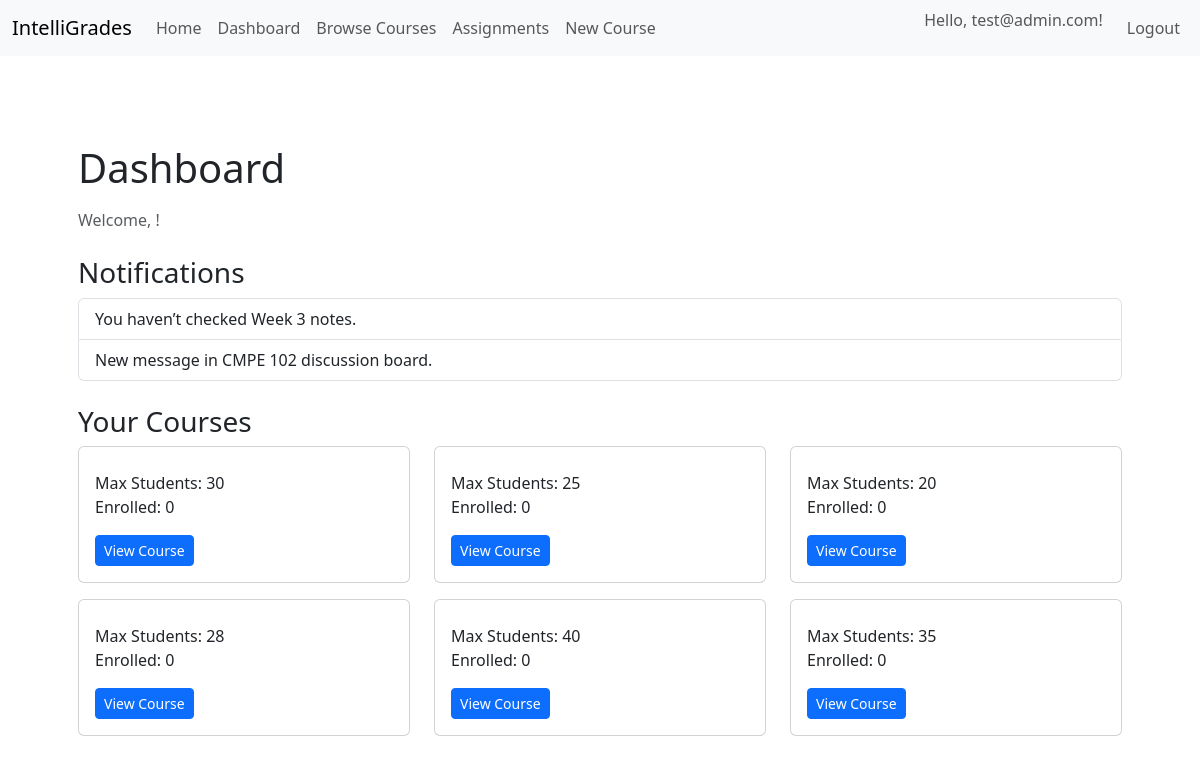
The app's page /dashboard (signed in) with its own data.
### app/models.py (models this page shows, shortened)
class User(UserMixin, db.Model):
    __tablename__ = 'users'
    ROLE_STUDENT = "student"
    ROLE_PROFESSOR = "professor"
    ROLE_ADMIN = "admin"
    id = db.Column(db.Integer, primary_key=True)
    password_hash = db.Column(db.String(255), nullable=False)
    email = db.Column(db.String(100), unique=True, nullable=False)
    avatar_url = db.Column(db.String(400), nullable=True)
    role = db.Column(db.String(32), default=ROLE_STUDENT, nullable=False)
    created_at = db.Column(db.DateTime, default=datetime.utcnow, nullable=False)
    courses = db.relationship(
        "Course",
        secondary="enrollments",
        backref="students",
        lazy="dynamic",
    )
    @property
    def is_student(self):
        return self.role == self.ROLE_STUDENT
    @property
    def is_professor(self):
        return self.role == self.ROLE_PROFESSOR
    @property
    def is_admin(self):
        return self.role == self.ROLE_ADMIN

class Course(db.Model):
    __tablename__ = 'courses'
    id = db.Column(db.Integer, primary_key=True)
    code = db.Column(db.String(32), unique=True, nullable=False)
    title = db.Column(db.String(128), nullable=False)
    description = db.Column(db.Text)
    credits = db.Column(db.Integer, nullable=False)  # number of units/credits
    professor = db.Column(db.String(128), nullable=True)
    professor_id = db.Column(db.Integer, db.ForeignKey('users.id'), nullable=True)
    professor_user = db.relationship(
        'User',
        foreign_keys=[professor_id],
        backref='created_courses'
    )
    availability = db.Column(db.Boolean, default=True)
    format = db.Column(db.String(32), default='online')
    max_students = db.Column(db.Integer)
    created_at = db.Column(db.DateTime, default=datetime.utcnow)
    enrollments_rel = db.relationship(
        'Enrollment',
        backref='course',
        lazy='dynamic',
        cascade='all,delete-orphan'
    )
    assignments = db.relationship(
        'Assignment',
        back_populates='course',
        lazy='dynamic',
        cascade='all,delete-orphan'
    )
    def get_student_count(self):
        return self.enrollments_rel.count()

### app/main/routes.py (the view)
@main_bp.route('/dashboard')
@login_required
def dashboard():
    all_courses = Course.query.all()
    notifications = [
        "You haven’t checked Week 3 notes.",
        "New message in CMPE 102 discussion board."
    ]
    return render_template(
        "main/dashboard.html",
        courses=all_courses,
        notifications=notifications
    )

### app/__init__.py (called while the page is built)
@login_manager.user_loader
def load_user(user_id):
    return User.query.get(int(user_id))

### app/main/templates/main/dashboard.html (shortened to what this page needs)
{% extends "base.html" %}
{%block index%}
<div class="container mt-4">
  <h1 class="mb-3">Dashboard</h1>
  <p class="text-muted">Welcome, {{ current_user.username }}!</p>
  <h3 class="mt-4">Notifications</h3>
  {% if notifications %}
    <ul class="list-group mb-4">
      {% for note in notifications %}
        <li class="list-group-item">{{ note }}</li>
      {% endfor %}
    </ul>
  {% else %}
    <p>No new notifications.</p>
  {% endif %}
  <h3>Your Courses</h3>
  {% if courses %}
    <div class="row">
      {% for course in courses %}
        <div class="col-md-4 mb-3">
          <div class="card">
            <div class="card-body">
              <p>
                Max Students: {{ course.max_students }} <br>
                Enrolled: {{ course.get_student_count() }}
              </p>
              <a href="#" class="btn btn-sm btn-primary">View Course</a>
            </div>
          </div>
        </div>
      {% endfor %}
    </div>
  {% else %}
    <p>You are not enrolled in any courses yet.</p>
  {% endif %}
</div>
{% endblock %}

### app/templates/base.html (shortened to what this page needs)
<!DOCTYPE html>
<html lang="en">
  <head>
    <link
      rel="stylesheet"
      href="{{url_for('static', filename='styles.css')}}"
    />
    <link
      href="https://cdn.jsdelivr.net/npm/bootstrap@5.3.8/dist/css/bootstrap.min.css"
      rel="stylesheet"
    />
  </head>
  <body>
    <nav class="navbar navbar-expand-lg bg-body-tertiary">
      <div class="container-fluid">
        <a class="navbar-brand" href="{{ url_for('main.index') }}"
          >IntelliGrades</a
        >
        <div class="collapse navbar-collapse">
          <ul class="navbar-nav me-auto">
            <li class="nav-item">
              <a class="nav-link" href="{{ url_for('main.index') }}">Home</a>
            </li>
            {% if current_user.is_authenticated %}
            <li class="nav-item">
              <a class="nav-link" href="{{ url_for('main.dashboard') }}">
                Dashboard
              </a>
            </li>
            <li class="nav-item">
              <a class="nav-link" href="{{ url_for('main.courses_list') }}">
                Browse Courses
              </a>
            </li>
            {% if current_user.is_professor or current_user.is_admin %}
            <li class="nav-item">
              <a class="nav-link" href="{{ url_for('assignments.index') }}">
                Assignments
              </a>
            </li>
            <li class="nav-item">
              <a class="nav-link" href="{{ url_for('main.create_course') }}">
                New Course
              </a>
            </li>
            {% endif %} {% endif %}
          </ul>
          <ul class="navbar-nav">
            {% if not current_user.is_authenticated %}
            <li class="nav-item">
              <a class="nav-link" href="{{ url_for('auth.login') }}">Login</a>
            </li>
            <li class="nav-item">
              <a class="nav-link" href="{{ url_for('auth.register') }}"
                >Register</a
              >
            </li>
            {% else %}
            <li class="nav-item">
              <span class="navbar-text me-3">
                Hello, {{ current_user.email }}!
              </span>
            </li>
            <li class="nav-item">
              <a class="nav-link" href="{{ url_for('auth.logout') }}">Logout</a>
            </li>
            {% endif %}
          </ul>
        </div>
      </div>
    </nav>
    <div class="container p-4">
      <div class="container py-2">{% block body %} {% endblock %}</div>
      <div class="container py-2">{%block index%} {% endblock %}</div>
    </div>
  </body>
</html>

### app/static/styles.css (style rules this page uses)
.navbar { background-color: #3473a1; }

### records on screen
User: email "test@admin.com"
Course: max_students "30", get_student_count "0"
Course: max_students "25", get_student_count "0"
Course: max_students "20", get_student_count "0"
Course: max_students "28", get_student_count "0"
Course: max_students "40", get_student_count "0"
Course: max_students "35", get_student_count "0"

### other values on screen
{{ note }} "You haven’t checked Week 3 notes." "New message in CMPE 102 discussion board."
